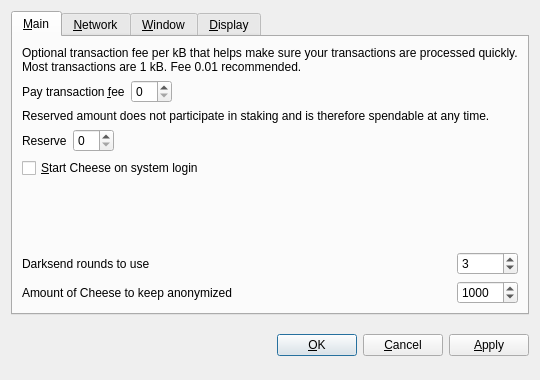
<?xml version="1.0" encoding="UTF-8"?>
<ui version="4.0">
 <class>OptionsDialog</class>
 <widget class="QDialog" name="OptionsDialog">
  <property name="geometry">
   <rect>
    <x>0</x>
    <y>0</y>
    <width>540</width>
    <height>380</height>
   </rect>
  </property>
  <property name="windowTitle">
   <string>Options</string>
  </property>
  <property name="modal">
   <bool>true</bool>
  </property>
  <layout class="QVBoxLayout" name="verticalLayout">
   <item>
    <widget class="QTabWidget" name="tabWidget">
     <property name="tabPosition">
      <enum>QTabWidget::North</enum>
     </property>
     <property name="currentIndex">
      <number>0</number>
     </property>
     <widget class="QWidget" name="tabMain">
      <attribute name="title">
       <string>&amp;Main</string>
      </attribute>
      <layout class="QGridLayout" name="gridLayout">
       <item row="0" column="0" colspan="2">
        <widget class="QLabel" name="transactionFeeInfoLabel">
         <property name="text">
          <string>Optional transaction fee per kB that helps make sure your transactions are processed quickly. Most transactions are 1 kB. Fee 0.01 recommended.</string>
         </property>
         <property name="textFormat">
          <enum>Qt::PlainText</enum>
         </property>
         <property name="wordWrap">
          <bool>true</bool>
         </property>
        </widget>
       </item>
       <item row="1" column="0">
        <layout class="QHBoxLayout" name="horizontalLayoutFee">
         <item>
          <widget class="QLabel" name="transactionFeeLabel">
           <property name="text">
            <string>Pay transaction &amp;fee</string>
           </property>
           <property name="textFormat">
            <enum>Qt::PlainText</enum>
           </property>
           <property name="buddy">
            <cstring>transactionFee</cstring>
           </property>
          </widget>
         </item>
         <item>
          <widget class="BitcoinAmountField" name="transactionFee"/>
         </item>
         <item>
          <spacer name="horizontalSpacerFee">
           <property name="orientation">
            <enum>Qt::Horizontal</enum>
           </property>
           <property name="sizeHint" stdset="0">
            <size>
             <width>40</width>
             <height>20</height>
            </size>
           </property>
          </spacer>
         </item>
        </layout>
       </item>
       <item row="2" column="0" colspan="2">
        <widget class="QLabel" name="reserveBalanceInfoLabel">
         <property name="text">
          <string>Reserved amount does not participate in staking and is therefore spendable at any time.</string>
         </property>
         <property name="textFormat">
          <enum>Qt::PlainText</enum>
         </property>
         <property name="wordWrap">
          <bool>true</bool>
         </property>
        </widget>
       </item>
       <item row="3" column="0">
        <layout class="QHBoxLayout" name="horizontalLayoutReserveBalance">
         <item>
          <widget class="QLabel" name="reserveBalanceLabel">
           <property name="text">
            <string>Reserve</string>
           </property>
           <property name="textFormat">
            <enum>Qt::PlainText</enum>
           </property>
           <property name="buddy">
            <cstring>reserveBalance</cstring>
           </property>
          </widget>
         </item>
         <item>
          <widget class="BitcoinAmountField" name="reserveBalance"/>
         </item>
         <item>
          <spacer name="horizontalSpacerReserveBalance">
           <property name="orientation">
            <enum>Qt::Horizontal</enum>
           </property>
           <property name="sizeHint" stdset="0">
            <size>
             <width>40</width>
             <height>20</height>
            </size>
           </property>
          </spacer>
         </item>
        </layout>
       </item>
       <item row="4" column="0">
        <widget class="QCheckBox" name="bitcoinAtStartup">
         <property name="toolTip">
          <string>Automatically start Cheese after logging in to the system.</string>
         </property>
         <property name="text">
          <string>&amp;Start Cheese on system login</string>
         </property>
        </widget>
       </item>
       <item row="5" column="0">
        <spacer name="verticalSpacer_Main">
         <property name="orientation">
          <enum>Qt::Vertical</enum>
         </property>
         <property name="sizeHint" stdset="0">
          <size>
           <width>20</width>
           <height>40</height>
          </size>
         </property>
        </spacer>
       </item>
       <item row="6" column="0">
        <widget class="QLabel" name="label">
         <property name="toolTip">
          <string>&lt;html&gt;&lt;head/&gt;&lt;body&gt;&lt;p&gt;This setting determines the amount of individual masternodes that an input will be anonymized through. More rounds of anonymization gives a higher degree of privacy, but also costs more in fees.&lt;/p&gt;&lt;/body&gt;&lt;/html&gt;</string>
         </property>
         <property name="text">
          <string>Darksend rounds to use</string>
         </property>
        </widget>
       </item>
       <item row="6" column="1">
        <widget class="QSpinBox" name="darksendRounds">
         <property name="minimum">
          <number>2</number>
         </property>
         <property name="maximum">
          <number>16</number>
         </property>
         <property name="value">
          <number>3</number>
         </property>
        </widget>
       </item>
       <item row="7" column="0">
        <widget class="QLabel" name="label_2">
         <property name="toolTip">
          <string>This amount acts as a threshold to turn off Darksend once it's reached.</string>
         </property>
         <property name="statusTip">
          <string notr="true"/>
         </property>
         <property name="whatsThis">
          <string notr="true"/>
         </property>
         <property name="accessibleName">
          <string notr="true"/>
         </property>
         <property name="accessibleDescription">
          <string notr="true"/>
         </property>
         <property name="text">
          <string>Amount of Cheese to keep anonymized</string>
         </property>
        </widget>
       </item>
       <item row="7" column="1">
        <widget class="QSpinBox" name="anonymizeCheese">
         <property name="minimum">
          <number>2</number>
         </property>
         <property name="maximum">
          <number>10000</number>
         </property>
         <property name="singleStep">
          <number>10</number>
         </property>
         <property name="value">
          <number>1000</number>
         </property>
        </widget>
       </item>
      </layout>
     </widget>
     <widget class="QWidget" name="tabNetwork">
      <attribute name="title">
       <string>&amp;Network</string>
      </attribute>
      <layout class="QVBoxLayout" name="verticalLayout_Network">
       <item>
        <widget class="QCheckBox" name="mapPortUpnp">
         <property name="toolTip">
          <string>Automatically open the Cheese client port on the router. This only works when your router supports UPnP and it is enabled.</string>
         </property>
         <property name="text">
          <string>Map port using &amp;UPnP</string>
         </property>
        </widget>
       </item>
       <item>
        <widget class="QCheckBox" name="connectSocks">
         <property name="toolTip">
          <string>Connect to the Cheese network through a SOCKS5 proxy (e.g. when connecting through Tor).</string>
         </property>
         <property name="text">
          <string>&amp;Connect through SOCKS5 proxy:</string>
         </property>
        </widget>
       </item>
       <item>
        <layout class="QHBoxLayout" name="horizontalLayout_Network">
         <item>
          <widget class="QLabel" name="proxyIpLabel">
           <property name="text">
            <string>Proxy &amp;IP:</string>
           </property>
           <property name="textFormat">
            <enum>Qt::PlainText</enum>
           </property>
           <property name="buddy">
            <cstring>proxyIp</cstring>
           </property>
          </widget>
         </item>
         <item>
          <widget class="QValidatedLineEdit" name="proxyIp">
           <property name="maximumSize">
            <size>
             <width>140</width>
             <height>16777215</height>
            </size>
           </property>
           <property name="toolTip">
            <string>IP address of the proxy (e.g. 127.0.0.1)</string>
           </property>
          </widget>
         </item>
         <item>
          <widget class="QLabel" name="proxyPortLabel">
           <property name="text">
            <string>&amp;Port:</string>
           </property>
           <property name="textFormat">
            <enum>Qt::PlainText</enum>
           </property>
           <property name="buddy">
            <cstring>proxyPort</cstring>
           </property>
          </widget>
         </item>
         <item>
          <widget class="QLineEdit" name="proxyPort">
           <property name="maximumSize">
            <size>
             <width>55</width>
             <height>16777215</height>
            </size>
           </property>
           <property name="toolTip">
            <string>Port of the proxy (e.g. 9050)</string>
           </property>
          </widget>
         </item>
         <item>
          <spacer name="horizontalSpacer_Network">
           <property name="orientation">
            <enum>Qt::Horizontal</enum>
           </property>
           <property name="sizeHint" stdset="0">
            <size>
             <width>40</width>
             <height>20</height>
            </size>
           </property>
          </spacer>
         </item>
        </layout>
       </item>
       <item>
        <spacer name="verticalSpacer_Network">
         <property name="orientation">
          <enum>Qt::Vertical</enum>
         </property>
         <property name="sizeHint" stdset="0">
          <size>
           <width>20</width>
           <height>40</height>
          </size>
         </property>
        </spacer>
       </item>
      </layout>
     </widget>
     <widget class="QWidget" name="tabWindow">
      <attribute name="title">
       <string>&amp;Window</string>
      </attribute>
      <layout class="QVBoxLayout" name="verticalLayout_Window">
       <item>
        <widget class="QCheckBox" name="minimizeToTray">
         <property name="toolTip">
          <string>Show only a tray icon after minimizing the window.</string>
         </property>
         <property name="text">
          <string>&amp;Minimize to the tray instead of the taskbar</string>
         </property>
        </widget>
       </item>
       <item>
        <widget class="QCheckBox" name="minimizeOnClose">
         <property name="toolTip">
          <string>Minimize instead of exit the application when the window is closed. When this option is enabled, the application will be closed only after selecting Quit in the menu.</string>
         </property>
         <property name="text">
          <string>M&amp;inimize on close</string>
         </property>
        </widget>
       </item>
       <item>
        <spacer name="verticalSpacer_Window">
         <property name="orientation">
          <enum>Qt::Vertical</enum>
         </property>
         <property name="sizeHint" stdset="0">
          <size>
           <width>20</width>
           <height>40</height>
          </size>
         </property>
        </spacer>
       </item>
      </layout>
     </widget>
     <widget class="QWidget" name="tabDisplay">
      <attribute name="title">
       <string>&amp;Display</string>
      </attribute>
      <layout class="QVBoxLayout" name="verticalLayout_Display">
       <item>
        <layout class="QHBoxLayout" name="horizontalLayout_1_Display">
         <item>
          <widget class="QLabel" name="langLabel">
           <property name="text">
            <string>User Interface &amp;language:</string>
           </property>
           <property name="textFormat">
            <enum>Qt::PlainText</enum>
           </property>
           <property name="buddy">
            <cstring>lang</cstring>
           </property>
          </widget>
         </item>
         <item>
          <widget class="QValueComboBox" name="lang">
           <property name="toolTip">
            <string>The user interface language can be set here. This setting will take effect after restarting Cheese.</string>
           </property>
          </widget>
         </item>
        </layout>
       </item>
       <item>
        <layout class="QHBoxLayout" name="horizontalLayout_2_Display">
         <item>
          <widget class="QLabel" name="unitLabel">
           <property name="text">
            <string>&amp;Unit to show amounts in:</string>
           </property>
           <property name="textFormat">
            <enum>Qt::PlainText</enum>
           </property>
           <property name="buddy">
            <cstring>unit</cstring>
           </property>
          </widget>
         </item>
         <item>
          <widget class="QValueComboBox" name="unit">
           <property name="toolTip">
            <string>Choose the default subdivision unit to show in the interface and when sending coins.</string>
           </property>
          </widget>
         </item>
        </layout>
       </item>
       <item>
        <widget class="QCheckBox" name="coinControlFeatures">
         <property name="toolTip">
          <string>Whether to show coin control features or not.</string>
         </property>
         <property name="text">
          <string>Display coin &amp;control features (experts only!)</string>
         </property>
        </widget>
       </item>
       <item>
        <spacer name="verticalSpacer_Display">
         <property name="orientation">
          <enum>Qt::Vertical</enum>
         </property>
         <property name="sizeHint" stdset="0">
          <size>
           <width>20</width>
           <height>40</height>
          </size>
         </property>
        </spacer>
       </item>
      </layout>
     </widget>
    </widget>
   </item>
   <item>
    <layout class="QHBoxLayout" name="horizontalLayout_Buttons">
     <item>
      <spacer name="horizontalSpacer_1">
       <property name="orientation">
        <enum>Qt::Horizontal</enum>
       </property>
       <property name="sizeHint" stdset="0">
        <size>
         <width>40</width>
         <height>48</height>
        </size>
       </property>
      </spacer>
     </item>
     <item>
      <widget class="QLabel" name="statusLabel">
       <property name="font">
        <font>
         <weight>75</weight>
         <bold>true</bold>
        </font>
       </property>
       <property name="text">
        <string/>
       </property>
       <property name="textFormat">
        <enum>Qt::PlainText</enum>
       </property>
       <property name="wordWrap">
        <bool>true</bool>
       </property>
      </widget>
     </item>
     <item>
      <spacer name="horizontalSpacer_2">
       <property name="orientation">
        <enum>Qt::Horizontal</enum>
       </property>
       <property name="sizeHint" stdset="0">
        <size>
         <width>40</width>
         <height>48</height>
        </size>
       </property>
      </spacer>
     </item>
     <item>
      <widget class="QPushButton" name="okButton">
       <property name="text">
        <string>&amp;OK</string>
       </property>
      </widget>
     </item>
     <item>
      <widget class="QPushButton" name="cancelButton">
       <property name="text">
        <string>&amp;Cancel</string>
       </property>
       <property name="autoDefault">
        <bool>false</bool>
       </property>
      </widget>
     </item>
     <item>
      <widget class="QPushButton" name="applyButton">
       <property name="text">
        <string>&amp;Apply</string>
       </property>
       <property name="autoDefault">
        <bool>false</bool>
       </property>
      </widget>
     </item>
    </layout>
   </item>
  </layout>
 </widget>
 <customwidgets>
  <customwidget>
   <class>BitcoinAmountField</class>
   <extends>QSpinBox</extends>
   <header>bitcoinamountfield.h</header>
   <container>1</container>
  </customwidget>
  <customwidget>
   <class>QValueComboBox</class>
   <extends>QComboBox</extends>
   <header>qvaluecombobox.h</header>
  </customwidget>
  <customwidget>
   <class>QValidatedLineEdit</class>
   <extends>QLineEdit</extends>
   <header>qvalidatedlineedit.h</header>
  </customwidget>
 </customwidgets>
 <resources/>
 <connections/>
</ui>
